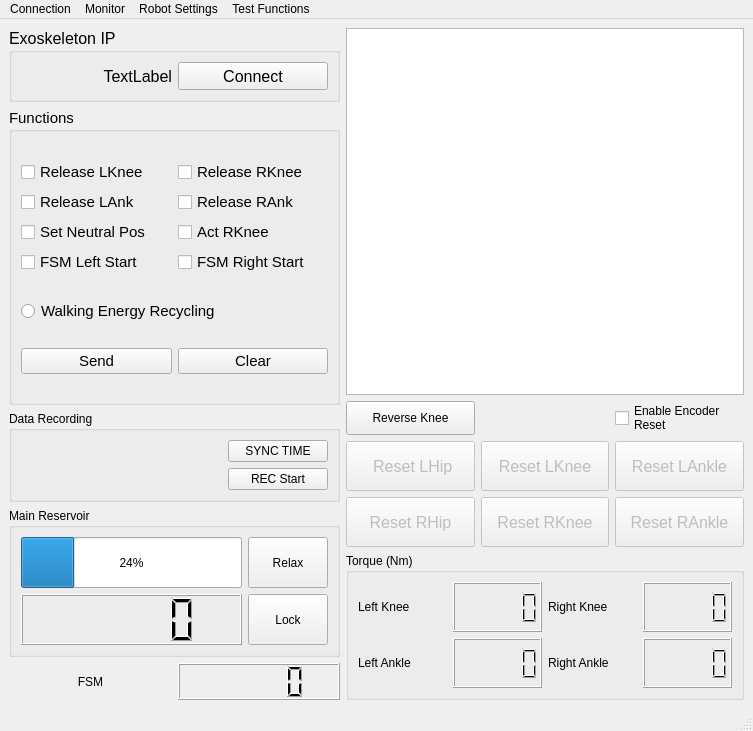
<?xml version="1.0" encoding="UTF-8"?>
<ui version="4.0">
 <class>MainWindow</class>
 <widget class="QMainWindow" name="MainWindow">
  <property name="geometry">
   <rect>
    <x>0</x>
    <y>0</y>
    <width>753</width>
    <height>731</height>
   </rect>
  </property>
  <property name="windowTitle">
   <string>MainWindow</string>
  </property>
  <widget class="QWidget" name="centralwidget">
   <layout class="QHBoxLayout" name="horizontalLayout_5" stretch="5,6">
    <item>
     <layout class="QVBoxLayout" name="LeftPanel" stretch="2,8,2,4,1">
      <item>
       <widget class="QGroupBox" name="IpSettings">
        <property name="font">
         <font>
          <pointsize>12</pointsize>
         </font>
        </property>
        <property name="cursor">
         <cursorShape>ArrowCursor</cursorShape>
        </property>
        <property name="title">
         <string>Exoskeleton IP</string>
        </property>
        <layout class="QHBoxLayout" name="horizontalLayout_2">
         <item>
          <widget class="QLabel" name="cur_ip_label">
           <property name="font">
            <font>
             <pointsize>12</pointsize>
            </font>
           </property>
           <property name="text">
            <string>TextLabel</string>
           </property>
           <property name="alignment">
            <set>Qt::AlignRight|Qt::AlignTrailing|Qt::AlignVCenter</set>
           </property>
          </widget>
         </item>
         <item>
          <widget class="QPushButton" name="btn_connect">
           <property name="sizePolicy">
            <sizepolicy hsizetype="Minimum" vsizetype="Preferred">
             <horstretch>0</horstretch>
             <verstretch>0</verstretch>
            </sizepolicy>
           </property>
           <property name="font">
            <font>
             <pointsize>12</pointsize>
            </font>
           </property>
           <property name="text">
            <string>Connect</string>
           </property>
          </widget>
         </item>
        </layout>
       </widget>
      </item>
      <item>
       <widget class="QGroupBox" name="Functions">
        <property name="font">
         <font>
          <pointsize>11</pointsize>
         </font>
        </property>
        <property name="title">
         <string>Functions</string>
        </property>
        <layout class="QVBoxLayout" name="verticalLayout_2" stretch="4,1,1">
         <item>
          <layout class="QGridLayout" name="gridLayout">
           <item row="2" column="0">
            <widget class="QCheckBox" name="checkBox_setExoNeutralPos">
             <property name="text">
              <string>Set Neutral Pos</string>
             </property>
            </widget>
           </item>
           <item row="2" column="1">
            <widget class="QCheckBox" name="checkBox_act_RKne">
             <property name="text">
              <string>Act RKnee</string>
             </property>
            </widget>
           </item>
           <item row="3" column="0">
            <widget class="QCheckBox" name="checkBox_fsm_left_start">
             <property name="text">
              <string>FSM Left Start</string>
             </property>
            </widget>
           </item>
           <item row="1" column="1">
            <widget class="QCheckBox" name="checkBox_rel_RAnk">
             <property name="text">
              <string>Release RAnk</string>
             </property>
            </widget>
           </item>
           <item row="3" column="1">
            <widget class="QCheckBox" name="checkBox_fsm_right_start">
             <property name="text">
              <string>FSM Right Start</string>
             </property>
            </widget>
           </item>
           <item row="0" column="1">
            <widget class="QCheckBox" name="checkBox_rel_RKne">
             <property name="text">
              <string>Release RKnee</string>
             </property>
            </widget>
           </item>
           <item row="1" column="0">
            <widget class="QCheckBox" name="checkBox_rel_LAnk">
             <property name="text">
              <string>Release LAnk</string>
             </property>
            </widget>
           </item>
           <item row="0" column="0">
            <widget class="QCheckBox" name="checkBox_rel_LKne">
             <property name="text">
              <string>Release LKnee</string>
             </property>
            </widget>
           </item>
          </layout>
         </item>
         <item>
          <widget class="QRadioButton" name="radioButton_walkRec">
           <property name="text">
            <string>Walking Energy Recycling</string>
           </property>
          </widget>
         </item>
         <item>
          <layout class="QHBoxLayout" name="horizontalLayout_3">
           <item>
            <widget class="QPushButton" name="btn_sendCmd">
             <property name="text">
              <string>Send</string>
             </property>
            </widget>
           </item>
           <item>
            <widget class="QPushButton" name="but_clearCmd">
             <property name="text">
              <string>Clear</string>
             </property>
            </widget>
           </item>
          </layout>
         </item>
        </layout>
       </widget>
      </item>
      <item>
       <widget class="QGroupBox" name="DataRec">
        <property name="title">
         <string>Data Recording</string>
        </property>
        <layout class="QHBoxLayout" name="horizontalLayout_4" stretch="2,1">
         <item>
          <widget class="QLabel" name="label_startTime">
           <property name="text">
            <string/>
           </property>
           <property name="alignment">
            <set>Qt::AlignCenter</set>
           </property>
           <property name="textInteractionFlags">
            <set>Qt::TextSelectableByMouse</set>
           </property>
          </widget>
         </item>
         <item>
          <layout class="QVBoxLayout" name="verticalLayout_4">
           <item>
            <widget class="QPushButton" name="btn_syncTime">
             <property name="sizePolicy">
              <sizepolicy hsizetype="Minimum" vsizetype="Preferred">
               <horstretch>0</horstretch>
               <verstretch>0</verstretch>
              </sizepolicy>
             </property>
             <property name="text">
              <string>SYNC TIME</string>
             </property>
            </widget>
           </item>
           <item>
            <widget class="QPushButton" name="btn_rec_start">
             <property name="sizePolicy">
              <sizepolicy hsizetype="Minimum" vsizetype="Preferred">
               <horstretch>0</horstretch>
               <verstretch>0</verstretch>
              </sizepolicy>
             </property>
             <property name="text">
              <string>REC Start</string>
             </property>
            </widget>
           </item>
          </layout>
         </item>
        </layout>
       </widget>
      </item>
      <item>
       <widget class="QGroupBox" name="MainReservoir">
        <property name="title">
         <string>Main Reservoir</string>
        </property>
        <layout class="QGridLayout" name="gridLayout_2">
         <item row="0" column="0">
          <widget class="QProgressBar" name="air_volumn">
           <property name="sizePolicy">
            <sizepolicy hsizetype="Expanding" vsizetype="Preferred">
             <horstretch>0</horstretch>
             <verstretch>0</verstretch>
            </sizepolicy>
           </property>
           <property name="value">
            <number>24</number>
           </property>
          </widget>
         </item>
         <item row="1" column="0">
          <widget class="QLCDNumber" name="lcd_TankPre"/>
         </item>
         <item row="0" column="1">
          <widget class="QPushButton" name="btn_relax">
           <property name="sizePolicy">
            <sizepolicy hsizetype="Minimum" vsizetype="Preferred">
             <horstretch>0</horstretch>
             <verstretch>0</verstretch>
            </sizepolicy>
           </property>
           <property name="text">
            <string>Relax</string>
           </property>
          </widget>
         </item>
         <item row="1" column="1">
          <widget class="QPushButton" name="btn_lock">
           <property name="sizePolicy">
            <sizepolicy hsizetype="Minimum" vsizetype="Preferred">
             <horstretch>0</horstretch>
             <verstretch>0</verstretch>
            </sizepolicy>
           </property>
           <property name="text">
            <string>Lock</string>
           </property>
          </widget>
         </item>
        </layout>
       </widget>
      </item>
      <item>
       <layout class="QHBoxLayout" name="FSM">
        <item>
         <widget class="QLabel" name="label_2">
          <property name="text">
           <string>FSM</string>
          </property>
          <property name="alignment">
           <set>Qt::AlignCenter</set>
          </property>
         </widget>
        </item>
        <item>
         <widget class="QLCDNumber" name="lcd_fsm"/>
        </item>
       </layout>
      </item>
     </layout>
    </item>
    <item>
     <layout class="QVBoxLayout" name="RightPanel" stretch="5,2,2">
      <item>
       <widget class="GraphicsLayoutWidget" name="exo_rt_plot"/>
      </item>
      <item>
       <layout class="QGridLayout" name="gridLayout_5">
        <item row="2" column="2">
         <widget class="QPushButton" name="btn_resetRAnk">
          <property name="enabled">
           <bool>false</bool>
          </property>
          <property name="sizePolicy">
           <sizepolicy hsizetype="Minimum" vsizetype="Preferred">
            <horstretch>0</horstretch>
            <verstretch>0</verstretch>
           </sizepolicy>
          </property>
          <property name="font">
           <font>
            <pointsize>12</pointsize>
           </font>
          </property>
          <property name="text">
           <string>Reset RAnkle</string>
          </property>
         </widget>
        </item>
        <item row="2" column="1">
         <widget class="QPushButton" name="btn_resetRKne">
          <property name="enabled">
           <bool>false</bool>
          </property>
          <property name="sizePolicy">
           <sizepolicy hsizetype="Minimum" vsizetype="Preferred">
            <horstretch>0</horstretch>
            <verstretch>0</verstretch>
           </sizepolicy>
          </property>
          <property name="font">
           <font>
            <pointsize>12</pointsize>
           </font>
          </property>
          <property name="text">
           <string>Reset RKnee</string>
          </property>
         </widget>
        </item>
        <item row="1" column="0">
         <widget class="QPushButton" name="btn_resetLHip">
          <property name="enabled">
           <bool>false</bool>
          </property>
          <property name="sizePolicy">
           <sizepolicy hsizetype="Minimum" vsizetype="Preferred">
            <horstretch>0</horstretch>
            <verstretch>0</verstretch>
           </sizepolicy>
          </property>
          <property name="font">
           <font>
            <pointsize>12</pointsize>
           </font>
          </property>
          <property name="text">
           <string> Reset LHip</string>
          </property>
         </widget>
        </item>
        <item row="1" column="2">
         <widget class="QPushButton" name="btn_resetLAnk">
          <property name="enabled">
           <bool>false</bool>
          </property>
          <property name="sizePolicy">
           <sizepolicy hsizetype="Minimum" vsizetype="Preferred">
            <horstretch>0</horstretch>
            <verstretch>0</verstretch>
           </sizepolicy>
          </property>
          <property name="font">
           <font>
            <pointsize>12</pointsize>
           </font>
          </property>
          <property name="text">
           <string>Reset LAnkle</string>
          </property>
         </widget>
        </item>
        <item row="1" column="1">
         <widget class="QPushButton" name="btn_resetLKne">
          <property name="enabled">
           <bool>false</bool>
          </property>
          <property name="sizePolicy">
           <sizepolicy hsizetype="Minimum" vsizetype="Preferred">
            <horstretch>0</horstretch>
            <verstretch>0</verstretch>
           </sizepolicy>
          </property>
          <property name="font">
           <font>
            <pointsize>12</pointsize>
           </font>
          </property>
          <property name="text">
           <string>Reset LKnee</string>
          </property>
         </widget>
        </item>
        <item row="2" column="0">
         <widget class="QPushButton" name="btn_resetRHip">
          <property name="enabled">
           <bool>false</bool>
          </property>
          <property name="sizePolicy">
           <sizepolicy hsizetype="Minimum" vsizetype="Preferred">
            <horstretch>0</horstretch>
            <verstretch>0</verstretch>
           </sizepolicy>
          </property>
          <property name="font">
           <font>
            <pointsize>12</pointsize>
           </font>
          </property>
          <property name="text">
           <string>Reset RHip</string>
          </property>
         </widget>
        </item>
        <item row="0" column="2">
         <widget class="QCheckBox" name="checkBox_encoder_reset">
          <property name="text">
           <string>Enable Encoder 
Reset</string>
          </property>
         </widget>
        </item>
        <item row="0" column="0">
         <widget class="QPushButton" name="btn_reverse_knee">
          <property name="sizePolicy">
           <sizepolicy hsizetype="Minimum" vsizetype="Preferred">
            <horstretch>0</horstretch>
            <verstretch>0</verstretch>
           </sizepolicy>
          </property>
          <property name="text">
           <string>Reverse Knee</string>
          </property>
         </widget>
        </item>
       </layout>
      </item>
      <item>
       <widget class="QGroupBox" name="groupBox_4">
        <property name="title">
         <string>Torque (Nm)</string>
        </property>
        <layout class="QGridLayout" name="gridLayout_3">
         <item row="0" column="2">
          <widget class="QLabel" name="label_5">
           <property name="text">
            <string>Right Knee</string>
           </property>
          </widget>
         </item>
         <item row="0" column="0">
          <widget class="QLabel" name="label_4">
           <property name="text">
            <string>Left Knee</string>
           </property>
          </widget>
         </item>
         <item row="0" column="3">
          <widget class="QLCDNumber" name="lcd_right_knee_tor"/>
         </item>
         <item row="0" column="1">
          <widget class="QLCDNumber" name="lcd_left_knee_tor"/>
         </item>
         <item row="1" column="0">
          <widget class="QLabel" name="label_6">
           <property name="text">
            <string>Left Ankle</string>
           </property>
          </widget>
         </item>
         <item row="1" column="1">
          <widget class="QLCDNumber" name="lcd_left_ank_tor"/>
         </item>
         <item row="1" column="2">
          <widget class="QLabel" name="label_7">
           <property name="text">
            <string>Right Ankle</string>
           </property>
          </widget>
         </item>
         <item row="1" column="3">
          <widget class="QLCDNumber" name="lcd_right_ank_tor"/>
         </item>
        </layout>
       </widget>
      </item>
     </layout>
    </item>
   </layout>
  </widget>
  <widget class="QMenuBar" name="menubar">
   <property name="geometry">
    <rect>
     <x>0</x>
     <y>0</y>
     <width>753</width>
     <height>20</height>
    </rect>
   </property>
   <widget class="QMenu" name="menuConnection">
    <property name="title">
     <string>Connection</string>
    </property>
    <addaction name="actionSet_IP_Address"/>
   </widget>
   <widget class="QMenu" name="menuGraphs">
    <property name="title">
     <string>Monitor</string>
    </property>
    <addaction name="actionGraphJoint"/>
    <addaction name="action_plotPressure"/>
    <addaction name="actionPWM_Duty"/>
    <addaction name="actionPhase"/>
   </widget>
   <widget class="QMenu" name="menuTask_Settings">
    <property name="title">
     <string>Robot Settings</string>
    </property>
    <addaction name="actionCylinder_Length"/>
    <addaction name="actionFSM_Parameter"/>
    <addaction name="actionMPC_Training"/>
   </widget>
   <widget class="QMenu" name="menuAction">
    <property name="title">
     <string>Test Functions</string>
    </property>
    <addaction name="actionTest_SW_Valves"/>
    <addaction name="act_testPWM_valves"/>
    <addaction name="actionTest_Pressure_Control"/>
    <addaction name="act_ImpCon"/>
    <addaction name="action_ImpactAbsorb"/>
   </widget>
   <addaction name="menuConnection"/>
   <addaction name="menuGraphs"/>
   <addaction name="menuTask_Settings"/>
   <addaction name="menuAction"/>
  </widget>
  <widget class="QStatusBar" name="statusbar"/>
  <action name="actionSet_IP_Address">
   <property name="text">
    <string>Set IP Address</string>
   </property>
  </action>
  <action name="actionGraphJoint">
   <property name="text">
    <string>Joint Angles</string>
   </property>
  </action>
  <action name="action_plotPressure">
   <property name="text">
    <string>Pressure</string>
   </property>
  </action>
  <action name="actionTest_SW_Valves">
   <property name="text">
    <string>Test SW Valves</string>
   </property>
  </action>
  <action name="act_testPWM_valves">
   <property name="text">
    <string>Test PWM Valves</string>
   </property>
  </action>
  <action name="actionPWM_Duty">
   <property name="text">
    <string>PWM Duty</string>
   </property>
  </action>
  <action name="actionTest_MPC">
   <property name="text">
    <string>Test MPC</string>
   </property>
  </action>
  <action name="act_ImpCon">
   <property name="text">
    <string>Test Impedance Control</string>
   </property>
  </action>
  <action name="actionTest_Pressure_Control">
   <property name="text">
    <string>Test Pressure Control</string>
   </property>
  </action>
  <action name="action_ImpactAbsorb">
   <property name="text">
    <string>Test Impact Absorb</string>
   </property>
  </action>
  <action name="actionCylinder_Length">
   <property name="text">
    <string>Cylinder Length</string>
   </property>
  </action>
  <action name="actionFSM_Parameter">
   <property name="text">
    <string>FSM Parameter</string>
   </property>
  </action>
  <action name="actionForce_Torque">
   <property name="text">
    <string>Force/Torque</string>
   </property>
  </action>
  <action name="actionPhase">
   <property name="text">
    <string>Phase </string>
   </property>
  </action>
  <action name="actionMPC_Training">
   <property name="text">
    <string>MPC Training</string>
   </property>
  </action>
 </widget>
 <customwidgets>
  <customwidget>
   <class>GraphicsLayoutWidget</class>
   <extends>QGraphicsView</extends>
   <header>pyqtgraph</header>
  </customwidget>
 </customwidgets>
 <resources/>
 <connections/>
</ui>
